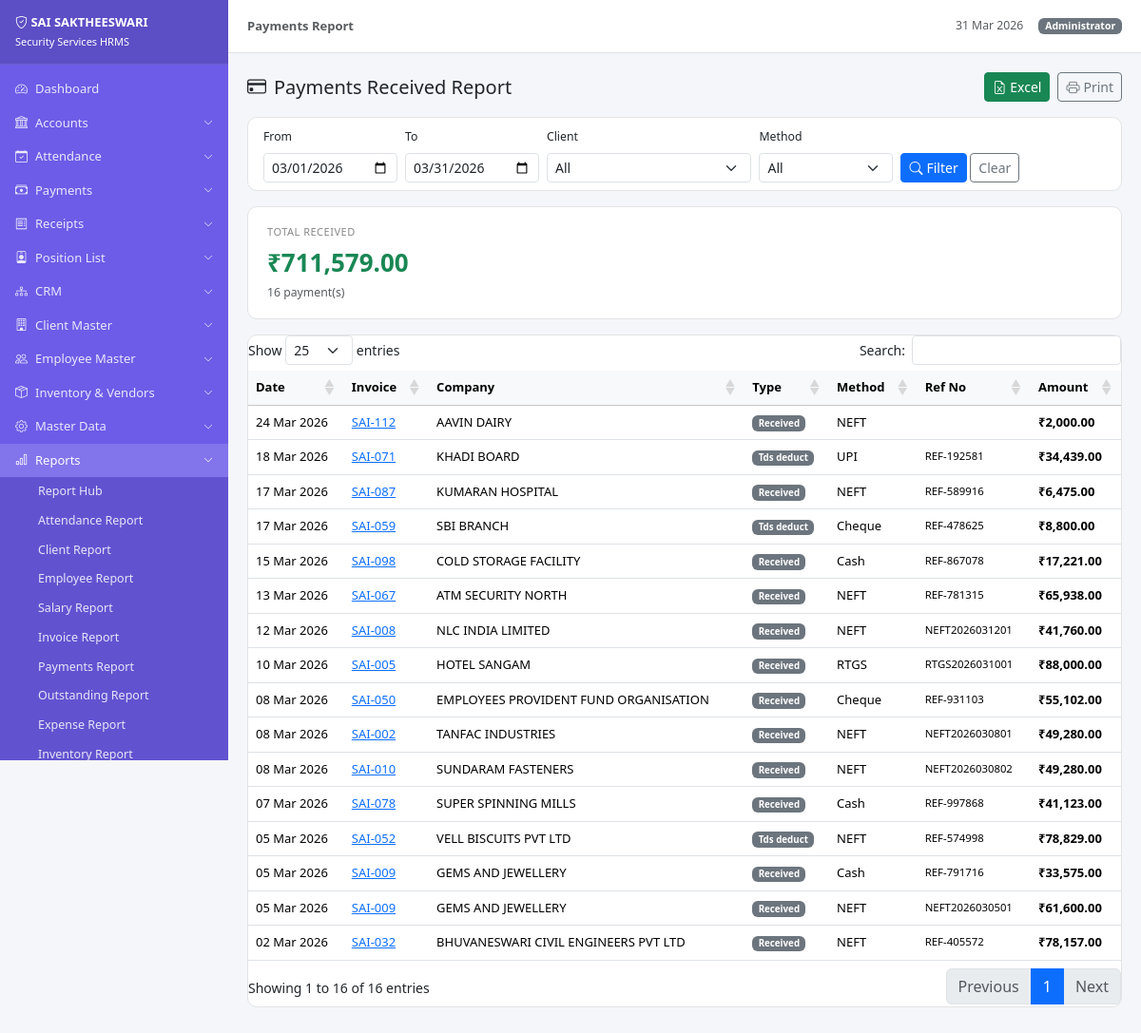
The page /index.php?url=reports/payments (signed in) on the database its author committed.
### tables this page shows
CREATE TABLE `invoice_payments` (
  `id` int(11) NOT NULL,
  `invoice_id` int(11) NOT NULL,
  `payment_date` date DEFAULT NULL,
  `amount` decimal(12,2) DEFAULT NULL,
  `payment_type` enum('received','tds_deduct','damage_deduct') DEFAULT 'received',
  `payment_method` varchar(50) DEFAULT NULL,
  `ref_no` varchar(50) DEFAULT NULL,
  `credit_ledger_id` int(11) DEFAULT NULL,
  `cheque_photo` varchar(255) DEFAULT NULL,
  `remarks` text DEFAULT NULL,
  `created_at` timestamp NOT NULL DEFAULT current_timestamp()
);

CREATE TABLE `invoices` (
  `id` int(11) NOT NULL,
  `invoice_no` varchar(20) DEFAULT NULL,
  `client_id` int(11) NOT NULL,
  `bill_type` enum('GST','RCM') DEFAULT 'GST',
  `invoice_month` varchar(7) DEFAULT NULL,
  `invoice_date` date DEFAULT NULL,
  `sent_date` date DEFAULT NULL,
  `deployed_hours` int(11) DEFAULT 12,
  `subtotal` decimal(12,2) DEFAULT 0.00,
  `igst` decimal(10,2) DEFAULT 0.00,
  `sgst` decimal(10,2) DEFAULT 0.00,
  `cgst` decimal(10,2) DEFAULT 0.00,
  `grand_total` decimal(12,2) DEFAULT 0.00,
  `round_off` decimal(5,2) DEFAULT 0.00,
  `total_outstanding` decimal(12,2) DEFAULT 0.00,
  `payment_status` enum('unpaid','partial','paid') DEFAULT 'unpaid',
  `created_by` int(11) DEFAULT NULL,
  `created_at` timestamp NOT NULL DEFAULT current_timestamp()
);

CREATE TABLE `clients` (
  `id` int(11) NOT NULL,
  `client_code` varchar(20) DEFAULT NULL,
  `company_name` varchar(200) NOT NULL,
  `contact_person` varchar(100) DEFAULT NULL,
  `role` varchar(50) DEFAULT NULL,
  `mobile` varchar(15) DEFAULT NULL,
  `whatsapp` varchar(15) DEFAULT NULL,
  `phone` varchar(20) DEFAULT NULL,
  `ext_no` varchar(20) DEFAULT NULL,
  `email` varchar(100) DEFAULT NULL,
  `gstin` varchar(20) DEFAULT NULL,
  `address` text DEFAULT NULL,
  `branch` varchar(50) DEFAULT 'CUDDALORE(HO)',
  `field_officer` varchar(100) DEFAULT NULL,
  `state` varchar(50) DEFAULT 'TAMIL NADU',
  `district` varchar(50) DEFAULT NULL,
  `taluk` varchar(50) DEFAULT NULL,
  `town` varchar(50) DEFAULT NULL,
  `pincode` varchar(10) DEFAULT NULL,
  `service_shifts` varchar(255) DEFAULT NULL,
  `invoice_schedule` varchar(100) DEFAULT NULL,
  `invoice_calculation_by` varchar(100) DEFAULT NULL,
  `bill_type` enum('GST','RCM','EXEMPT') DEFAULT 'GST',
  `status` enum('pre_client','active','inactive') DEFAULT 'pre_client',
  `reference` varchar(100) DEFAULT NULL,
  `work_order_no` varchar(50) DEFAULT NULL,
  `contract_start` date DEFAULT NULL,
  `contract_end` date DEFAULT NULL,
  `contract_value` decimal(15,2) DEFAULT 0.00,
  `notes` text DEFAULT NULL,
  `created_at` timestamp NOT NULL DEFAULT current_timestamp(),
  `quotation_file` varchar(255) DEFAULT NULL,
  `preclient_remarks` text DEFAULT NULL,
  `gst_exempted` varchar(10) DEFAULT 'No',
  `gst_calc_method` varchar(50) DEFAULT NULL,
  `sac_code` varchar(50) DEFAULT NULL,
  `salary_calc_employee` varchar(50) DEFAULT NULL,
  `month_denominator` varchar(50) DEFAULT NULL,
  `work_order_date` date DEFAULT NULL,
  `tds_avail` varchar(10) DEFAULT 'No',
  `tds_percent` decimal(5,2) DEFAULT NULL,
  `tds_on_gst_percent` decimal(5,2) DEFAULT NULL,
  `epf_avail` varchar(10) DEFAULT 'No',
  `epf_percent` decimal(5,2) DEFAULT NULL,
  `epf_on_value` varchar(50) DEFAULT NULL,
  `esi_avail` varchar(10) DEFAULT 'No',
  `esi_percent` decimal(5,2) DEFAULT NULL,
  `esi_on_value` varchar(50) DEFAULT NULL,
  `weekly_off_for` varchar(255) DEFAULT NULL,
  `company_off_days` varchar(255) DEFAULT NULL,
  `hours_per_duty` int(11) DEFAULT 8,
  `bill_send_by` varchar(50) DEFAULT NULL,
  `grace_period` int(11) DEFAULT 0,
  `service_charges_avail` varchar(10) DEFAULT 'No',
  `service_charges_type` varchar(20) DEFAULT NULL,
  `service_charges_value` decimal(10,2) DEFAULT NULL,
  `doc_attach_invoice` text DEFAULT NULL,
  `prev_contractor_name` varchar(100) DEFAULT NULL,
  `prev_contractor_mobile` varchar(20) DEFAULT NULL,
  `strength` varchar(50) DEFAULT NULL,
  `bank_account_show` varchar(100) DEFAULT NULL,
  `bill_header` varchar(10) DEFAULT 'YES',
  `bill_footer` varchar(10) DEFAULT 'YES'
);

### controllers/BaseController.php (called while the page is built, shortened)
<?php
class BaseController {
    protected PDO $pdo;
    public function __construct(PDO $pdo) {
        $this->pdo = $pdo;
    }
    protected function view(string $viewPath, array $data = []): void {
        extract($data);
        require BASE_PATH . '/views/layout/header.php';
        require BASE_PATH . '/views/' . $viewPath . '.php';
        require BASE_PATH . '/views/layout/footer.php';
    }
    protected function fetchAll(string $sql, array $params = []): array {
        $stmt = $this->pdo->prepare($sql);
        $stmt->execute($params);
        return $stmt->fetchAll();
    }
}

### controllers/ReportsController.php (called while the page is built, shortened)
<?php
require_once BASE_PATH . '/controllers/BaseController.php';
class ReportsController extends BaseController {
    public function payments(?string $param = null): void {
        $start    = Helper::get('start_date', date('Y-m-01'));
        $end      = Helper::get('end_date',   date('Y-m-d'));
        $clientId = Helper::get('client_id');
        $method   = Helper::get('method');
        $where = 'WHERE ip.payment_date BETWEEN ? AND ?'; $params = [$start, $end];
        $list = $this->fetchAll("
            SELECT ip.*, i.invoice_no, c.company_name
            FROM invoice_payments ip JOIN invoices i ON i.id=ip.invoice_id
            JOIN clients c ON c.id=i.client_id $where ORDER BY ip.payment_date DESC
        ", $params);
        $total = array_sum(array_column($list,'amount'));
        $this->view('reports/payments', compact('list','start','end','total','clients','clientId','method')
            + ['pageTitle'=>'Payments Report','active'=>'reports']);
    }
}

### index.php (called while the page is built, shortened)
<?php
require_once BASE_PATH . '/config/db.php';
require_once BASE_PATH . '/helpers/Helper.php';
$rawUrl = isset($_GET['url']) ? trim($_GET['url'], '/') : '';
$rawUrl = preg_replace('/\.php.*$/', '', $rawUrl);
$rawUrl = preg_replace('/[^a-zA-Z0-9_\/]/', '', $rawUrl);
$parts  = explode('/', $rawUrl);
$method = (isset($parts[1]) && $parts[1] !== '') ? $parts[1] : 'index';
$param  = $parts[2] ?? null;
$controller = new $controllerName($pdo);
$controller->$method($param);

### helpers/Helper.php (called while the page is built, shortened)
<?php
class Helper {
    public static function money(float $amount): string {
        return '₹' . number_format($amount, 2);
    }
    public static function get(string $key, $default = ''): string {
        return isset($_GET[$key]) ? trim($_GET[$key]) : $default;
    }
}

### views/reports/payments.php (the view, shortened to what this page needs)
<div class="d-flex justify-content-between align-items-center mb-3">
  <h5 class="mb-0"><i class="bi bi-credit-card me-2"></i>Payments Received Report</h5>
  <div class="d-flex gap-2 no-print">
    <?php $exUrl = BASE_URL.'/index.php?url=reports/payments&export=excel&start_date='.$start.'&end_date='.$end.'&client_id='.urlencode($clientId??'').'&method='.urlencode($method??''); ?>
    <a href="<?= $exUrl ?>" class="btn btn-success btn-sm"><i class="bi bi-file-earmark-excel me-1"></i>Excel</a>
    <button onclick="window.print()" class="btn btn-outline-secondary btn-sm"><i class="bi bi-printer me-1"></i>Print</button>
  </div>
</div>
<div class="card mb-3 no-print">
  <div class="card-body py-2">
    <form class="row g-2 align-items-end" method="GET" action="<?= BASE_URL ?>/index.php">
      <div class="col-md-2"><label class="form-label small">From</label><input type="date" name="start_date" class="form-control form-control-sm" value="<?=$start?>"></div>
      <div class="col-md-2"><label class="form-label small">To</label><input type="date" name="end_date" class="form-control form-control-sm" value="<?=$end?>"></div>
      <div class="col-md-3"><label class="form-label small">Client</label>
        <select name="client_id" class="form-select form-select-sm"><option value="">All</option>
        </select>
      </div>
      <div class="col-md-2"><label class="form-label small">Method</label>
        <select name="method" class="form-select form-select-sm"><option value="">All</option>
        <option value="UPI" <?=($method??'')==='UPI'?'selected':''?>>UPI</option></select>
      </div>
      <div class="col-auto"><button class="btn btn-primary btn-sm"><i class="bi bi-search me-1"></i>Filter</button>
        <a href="<?= u('reports/payments') ?>" class="btn btn-outline-secondary btn-sm">Clear</a></div>
    </form>
  </div>
</div>
<div class="stat-card mb-3"><div class="label">Total Received</div><div class="value text-success"><?= Helper::money($total) ?></div>
  <small class="text-muted"><?= count($list) ?> payment(s)</small></div>
<div class="card"><div class="card-body p-0"><table class="table table-hover datatable mb-0">
  <thead class="table-light"><tr><th>Date</th><th>Invoice</th><th>Company</th><th>Type</th><th>Method</th><th>Ref No</th><th>Amount</th></tr></thead>
  <tbody>
  <?php foreach ($list as $p): ?>
  <tr>
    <td><?= date('d M Y', strtotime($p['payment_date'])) ?></td>
    <td><a href="<?= u('receipts/viewinvoice/'.$p['invoice_id']) ?>"><?= htmlspecialchars($p['invoice_no']) ?></a></td>
    <td><?= htmlspecialchars($p['company_name']) ?></td>
    <td><span class="badge bg-secondary"><?= ucfirst(str_replace('_',' ',$p['payment_type'])) ?></span></td>
    <td><?= htmlspecialchars($p['payment_method'] ?? '—') ?></td>
    <td class="small"><?= htmlspecialchars($p['ref_no'] ?? '—') ?></td>
    <td class="fw-bold"><?= Helper::money($p['amount']) ?></td>
  </tr>
  <?php endforeach; ?>
  </tbody>
</table></div></div>

### views/layout/header.php (style rules this page uses)
:root { --sidebar-w:240px;--header-h:56px }
body { background:#f4f6fa;font-size:14px;overflow-x:hidden }
.card { border:1px solid #e4e4e4;border-radius:10px;box-shadow:none }
.stat-card { border-radius:10px;padding:18px 20px;border:1px solid #e4e4e4;background:#fff;transition:all .2s ease-in-out }
.stat-card .label { font-size:11px;color:#888;text-transform:uppercase;letter-spacing:.5px }
.stat-card .value { font-size:26px;font-weight:700;margin-top:4px }
.table { font-size:13px }

### rows shown on the page
invoice_payments: payment_date "24 Mar 2026", invoice.invoice_no "SAI-112", clients.company_name "AAVIN DAIRY", payment_type "Received", payment_method "NEFT", amount "₹2,000.00"
invoice_payments: payment_date "18 Mar 2026", invoice.invoice_no "SAI-071", clients.company_name "KHADI BOARD", payment_type "Tds deduct", payment_method "UPI", ref_no "REF-192581", amount "₹34,439.00"
invoice_payments: payment_date "17 Mar 2026", invoice.invoice_no "SAI-087", clients.company_name "KUMARAN HOSPITAL", payment_type "Received", payment_method "NEFT", ref_no "REF-589916", amount "₹6,475.00"
invoice_payments: payment_date "17 Mar 2026", invoice.invoice_no "SAI-059", clients.company_name "SBI BRANCH", payment_type "Tds deduct", payment_method "Cheque", ref_no "REF-478625", amount "₹8,800.00"
invoice_payments: payment_date "15 Mar 2026", invoice.invoice_no "SAI-098", clients.company_name "COLD STORAGE FACILITY", payment_type "Received", payment_method "Cash", ref_no "REF-867078", amount "₹17,221.00"
invoice_payments: payment_date "13 Mar 2026", invoice.invoice_no "SAI-067", clients.company_name "ATM SECURITY NORTH", payment_type "Received", payment_method "NEFT", ref_no "REF-781315", amount "₹65,938.00"
invoice_payments: payment_date "12 Mar 2026", invoice.invoice_no "SAI-008", clients.company_name "NLC INDIA LIMITED", payment_type "Received", payment_method "NEFT", ref_no "NEFT2026031201", amount "₹41,760.00"
invoice_payments: payment_date "10 Mar 2026", invoice.invoice_no "SAI-005", clients.company_name "HOTEL SANGAM", payment_type "Received", payment_method "RTGS", ref_no "RTGS2026031001", amount "₹88,000.00"
invoice_payments: payment_date "08 Mar 2026", invoice.invoice_no "SAI-050", clients.company_name "EMPLOYEES PROVIDENT FUND ORGANISATION", payment_type "Received", payment_method "Cheque", ref_no "REF-931103", amount "₹55,102.00"
invoice_payments: payment_date "08 Mar 2026", invoice.invoice_no "SAI-002", clients.company_name "TANFAC INDUSTRIES", payment_type "Received", payment_method "NEFT", ref_no "NEFT2026030801", amount "₹49,280.00"
invoice_payments: payment_date "08 Mar 2026", invoice.invoice_no "SAI-010", clients.company_name "SUNDARAM FASTENERS", payment_type "Received", payment_method "NEFT", ref_no "NEFT2026030802", amount "₹49,280.00"
invoice_payments: payment_date "07 Mar 2026", invoice.invoice_no "SAI-078", clients.company_name "SUPER SPINNING MILLS", payment_type "Received", payment_method "Cash", ref_no "REF-997868", amount "₹41,123.00"
invoice_payments: payment_date "05 Mar 2026", invoice.invoice_no "SAI-052", clients.company_name "VELL BISCUITS PVT LTD", payment_type "Tds deduct", payment_method "NEFT", ref_no "REF-574998", amount "₹78,829.00"
invoice_payments: payment_date "05 Mar 2026", invoice.invoice_no "SAI-009", clients.company_name "GEMS AND JEWELLERY", payment_type "Received", payment_method "Cash", ref_no "REF-791716", amount "₹33,575.00"
invoice_payments: payment_date "05 Mar 2026", invoice.invoice_no "SAI-009", clients.company_name "GEMS AND JEWELLERY", payment_type "Received", payment_method "NEFT", ref_no "NEFT2026030501", amount "₹61,600.00"
invoice_payments: payment_date "02 Mar 2026", invoice.invoice_no "SAI-032", clients.company_name "BHUVANESWARI CIVIL ENGINEERS PVT LTD", payment_type "Received", payment_method "NEFT", ref_no "REF-405572", amount "₹78,157.00"

### other values the page prints
$pageTitle "Payments Report"
Session::userName() "Administrator"
Helper::money($total) "₹711,579.00"
count($list) "16"
